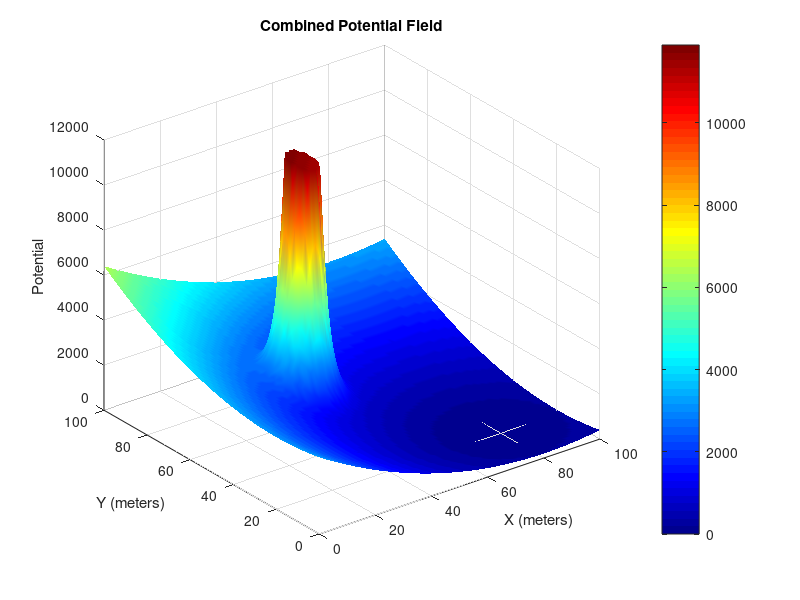

The MATLAB source for this figure:
% Programmed By Sravanth Chowdary Potluri und5uv

x_range = 0:1:100;
y_range = 0:1:100;
[X, Y] = meshgrid(x_range, y_range);

q_goal = [80, 20];
K_att = 1;

U_att = 0.5 * K_att * ((X - q_goal(1)).^2 + (Y - q_goal(2)).^2);

obs_center = [(30 + 50) / 2, (50 + 70) / 2];

K_rep = 1000000;
D0 = 20;

U_rep = zeros(size(X));

threshold = 0.5;

for i = 1:size(X, 1)
    for j = 1:size(X, 2)
        x = X(i, j);
        y = Y(i, j);
        
        dist_to_obstacle = sqrt((x - obs_center(1))^2 + (y - obs_center(2))^2);
        dist_to_obstacle = max(dist_to_obstacle, threshold);
        
        if dist_to_obstacle <= D0
            U_rep(i, j) = 0.5 * K_rep * (1 / dist_to_obstacle - 1 / D0)^2;
        else
            U_rep(i, j) = 0;
        end
        % set a threshold for the repulsive potential field
        if U_rep(i, j) > 10000
            U_rep(i, j) = 10000;
        end
    end
end

U_total = U_att + U_rep;

figure;
surf(X, Y, U_total);
title('Combined Potential Field');
xlabel('X (meters)');
ylabel('Y (meters)');
zlabel('Potential');
shading interp;
colormap jet;
colorbar;
